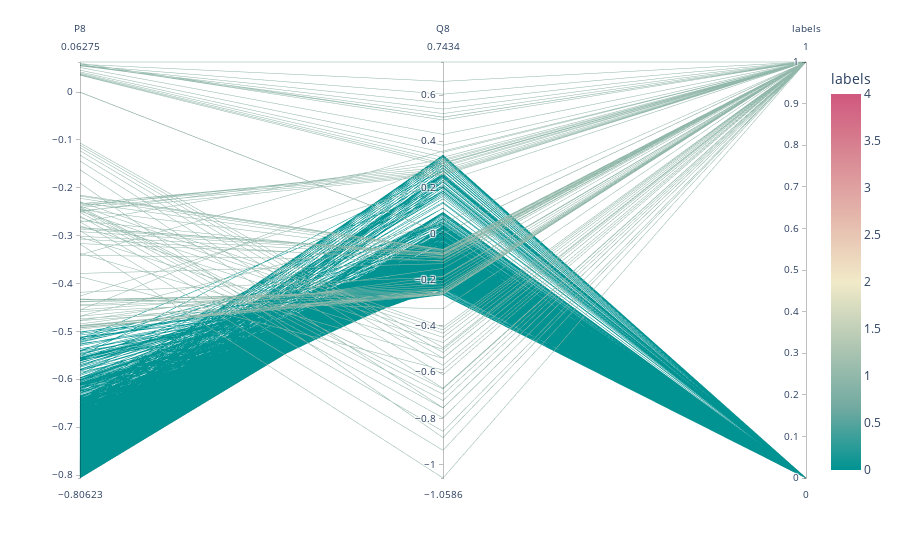

Notebook code cell kept with this figure:
### Code cell
# grapg for bus 8 with cluster
fig = px.parallel_coordinates(data8, color=str(data8.columns[-1]),color_continuous_scale=px.colors.diverging.Tealrose,color_continuous_midpoint=2)
fig.show()

### Figure 1 — Plotly figure (JSON) as saved in the notebook; plotly's stock layout.template omitted (floating-point values rounded to 4 significant figures; data arrays with more than 128 entries replaced by an {"elided": "..."} marker saying what was removed)
{"data": [{"dimensions": [{"label": "P8", "values": {"elided": "9009 float values"}}, {"label": "Q8", "values": {"elided": "9009 float values"}}, {"label": "labels", "values": {"elided": "9009 int values"}}], "domain": {"x": [0, 1], "y": [0, 1]}, "line": {"color": {"elided": "9009 int values"}, "coloraxis": "coloraxis"}, "name": "", "type": "parcoords"}], "layout": {"coloraxis": {"cmid": 2, "colorbar": {"title": {"text": "labels"}}, "colorscale": [[0, "rgb(0, 147, 146)"], [0.1667, "rgb(114, 170, 161)"], [0.3333, "rgb(177, 199, 179)"], [0.5, "rgb(241, 234, 200)"], [0.6667, "rgb(229, 185, 173)"], [0.8333, "rgb(217, 137, 148)"], [1, "rgb(208, 88, 126)"]]}, "legend": {"tracegroupgap": 0}, "margin": {"t": 60}}}
